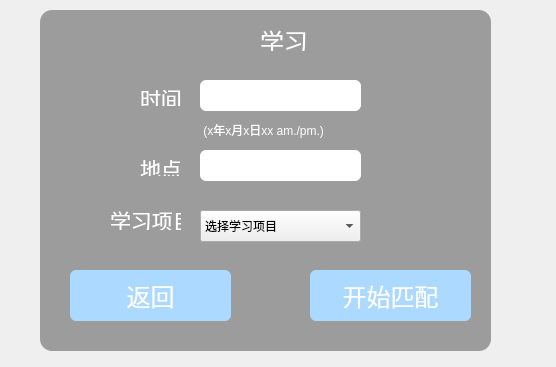
<?xml version="1.0" encoding="UTF-8"?>
<ui version="4.0">
 <class>study</class>
 <widget class="QWidget" name="study">
  <property name="geometry">
   <rect>
    <x>0</x>
    <y>0</y>
    <width>556</width>
    <height>367</height>
   </rect>
  </property>
  <property name="windowTitle">
   <string>Form</string>
  </property>
  <property name="styleSheet">
   <string notr="true">QFrame
{
	background-color: rgb(156, 156, 156);
     border-radius:12px;     
}
QLabel
{
color:white;
}
QLineEdit{
border-radius:6px;     
}
QPushButton{
	color: rgb(255, 255, 255);
border-radius:6px;     
	background-color: rgb(172, 217, 255);
}
QPushButton:pressed
{
	background-color: rgb(240, 213, 255);
}
</string>
  </property>
  <widget class="QFrame" name="frame">
   <property name="geometry">
    <rect>
     <x>40</x>
     <y>10</y>
     <width>451</width>
     <height>341</height>
    </rect>
   </property>
   <property name="frameShape">
    <enum>QFrame::StyledPanel</enum>
   </property>
   <property name="frameShadow">
    <enum>QFrame::Raised</enum>
   </property>
   <widget class="QWidget" name="widget" native="true">
    <property name="geometry">
     <rect>
      <x>150</x>
      <y>0</y>
      <width>211</width>
      <height>41</height>
     </rect>
    </property>
    <widget class="QLabel" name="label">
     <property name="geometry">
      <rect>
       <x>70</x>
       <y>10</y>
       <width>101</width>
       <height>41</height>
      </rect>
     </property>
     <property name="font">
      <font>
       <pointsize>18</pointsize>
      </font>
     </property>
     <property name="text">
      <string>学习</string>
     </property>
    </widget>
   </widget>
   <widget class="QLineEdit" name="lineEdit">
    <property name="geometry">
     <rect>
      <x>160</x>
      <y>70</y>
      <width>161</width>
      <height>31</height>
     </rect>
    </property>
   </widget>
   <widget class="QLabel" name="label_2">
    <property name="geometry">
     <rect>
      <x>100</x>
      <y>80</y>
      <width>60</width>
      <height>16</height>
     </rect>
    </property>
    <property name="font">
     <font>
      <pointsize>16</pointsize>
     </font>
    </property>
    <property name="text">
     <string>时间</string>
    </property>
   </widget>
   <widget class="QLabel" name="label_3">
    <property name="geometry">
     <rect>
      <x>100</x>
      <y>150</y>
      <width>60</width>
      <height>16</height>
     </rect>
    </property>
    <property name="font">
     <font>
      <pointsize>16</pointsize>
     </font>
    </property>
    <property name="text">
     <string>地点</string>
    </property>
   </widget>
   <widget class="QLineEdit" name="lineEdit_2">
    <property name="geometry">
     <rect>
      <x>160</x>
      <y>140</y>
      <width>161</width>
      <height>31</height>
     </rect>
    </property>
   </widget>
   <widget class="QLabel" name="label_4">
    <property name="geometry">
     <rect>
      <x>70</x>
      <y>200</y>
      <width>71</width>
      <height>20</height>
     </rect>
    </property>
    <property name="font">
     <font>
      <pointsize>16</pointsize>
     </font>
    </property>
    <property name="text">
     <string>学习项目</string>
    </property>
   </widget>
   <widget class="QPushButton" name="pushButton">
    <property name="geometry">
     <rect>
      <x>270</x>
      <y>260</y>
      <width>161</width>
      <height>51</height>
     </rect>
    </property>
    <property name="font">
     <font>
      <pointsize>18</pointsize>
     </font>
    </property>
    <property name="text">
     <string>开始匹配</string>
    </property>
   </widget>
   <widget class="QLabel" name="label_5">
    <property name="geometry">
     <rect>
      <x>160</x>
      <y>110</y>
      <width>201</width>
      <height>20</height>
     </rect>
    </property>
    <property name="text">
     <string> (x年x月x日xx am./pm.)</string>
    </property>
   </widget>
   <widget class="QComboBox" name="comboBox">
    <property name="geometry">
     <rect>
      <x>160</x>
      <y>200</y>
      <width>161</width>
      <height>32</height>
     </rect>
    </property>
    <item>
     <property name="text">
      <string>选择学习项目</string>
     </property>
    </item>
    <item>
     <property name="text">
      <string>自习</string>
     </property>
    </item>
    <item>
     <property name="text">
      <string>课友</string>
     </property>
    </item>
    <item>
     <property name="text">
      <string>文学交流</string>
     </property>
    </item>
    <item>
     <property name="text">
      <string>代码交流</string>
     </property>
    </item>
    <item>
     <property name="text">
      <string>二手资料</string>
     </property>
    </item>
   </widget>
   <widget class="QPushButton" name="back1">
    <property name="geometry">
     <rect>
      <x>30</x>
      <y>260</y>
      <width>161</width>
      <height>51</height>
     </rect>
    </property>
    <property name="font">
     <font>
      <pointsize>18</pointsize>
     </font>
    </property>
    <property name="text">
     <string>返回</string>
    </property>
   </widget>
  </widget>
 </widget>
 <resources/>
 <connections/>
</ui>
